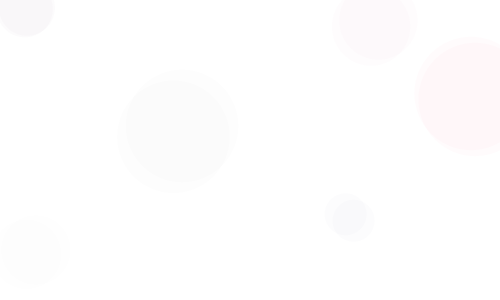
Frame 1 (no input)
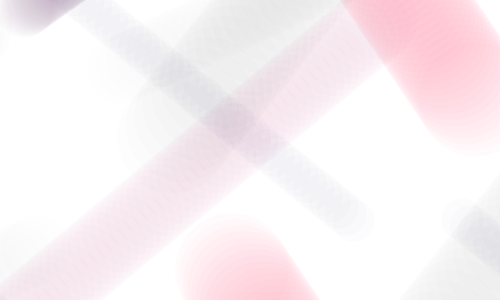
Frame 60 (the mouse pressed at the canvas centre just before this capture)
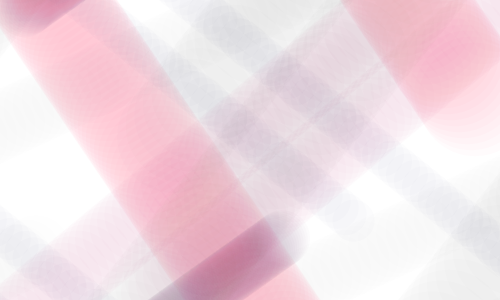
Frame 120 (the mouse held since frame 60 and released just before this capture)

The Processing sketch that drew these frames (run headless with seeded random() and noise(); from frame 60 on, the mouse is pressed at the canvas centre):

// Processing sketch: processing_47711
// ── processing_47711.pde

int _num = 10;
Circle[] _circleArr = {};
void setup() {
size(500,300);
background(255);
smooth();
strokeWeight(1);
fill(150, 50);
drawCircles();
}

// ----------set fuction------------------
void draw() {

for(int i=0; i<_circleArr.length; i++) {
Circle thisCirc = _circleArr[i];
thisCirc.updateMe();
}
}
//  make realeased
void mouseReleased() {
drawCircles();
}
void drawCircles() {
for (int i=0; i<_num; i++) {
Circle thisCirc = new Circle();
thisCirc.drawMe(); _circleArr = (Circle[])append(_circleArr, thisCirc);
}
}

class Circle {
float x, y;
float radius;
color linecol, fillcol;
float alph;
float xmove, ymove;


Circle() {
x = random(width);
y = random(height);
radius = random(150) + 20;
linecol = color(random(250), random(50),
random(255));
fillcol = color(random(255), random(20),
random(150));
alph = random(5);
xmove = random(20) - 10;
ymove = random(25) - 10;
}

void drawMe() {
noStroke();
fill(fillcol, alph);
ellipse(x, y, radius, radius);
stroke(linecol, 0);
noFill();
ellipse(x, y, 10, 10);
}
void updateMe() {
x -= xmove;
y -= ymove;
if (x > (width+radius)) { x=0-radius; }
if (x < (0-radius)) { x=width+radius; }
if (y > (height+radius)) { y=0-radius; }
if (y < (0-radius)) { y=height+radius; }
drawMe();
}
}
